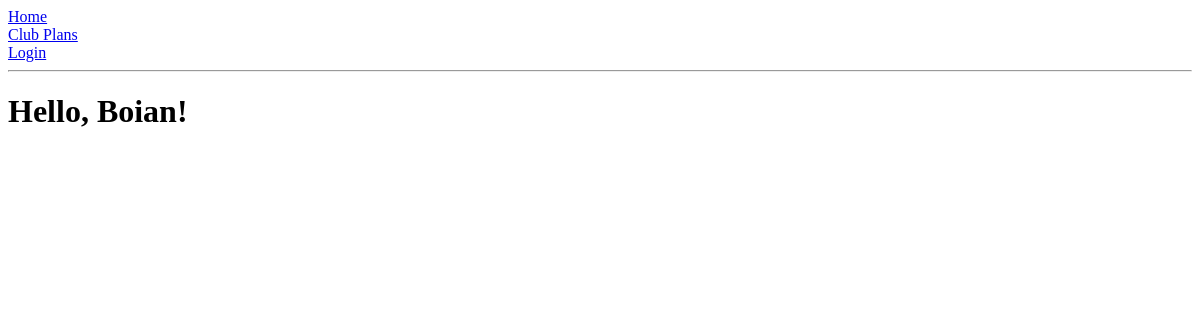
The page /index on the database as committed earlier.
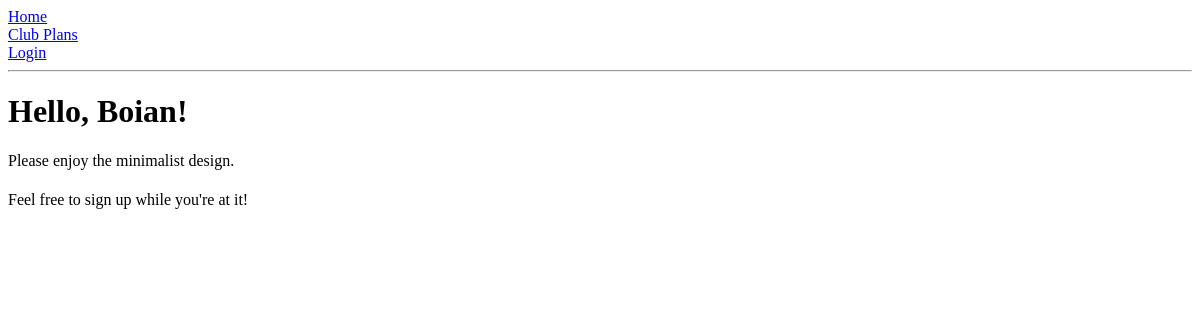
The same page on the database as committed later.
### application/models.py (models this page shows, shortened)
class Post(db.Model):
    id = db.Column(db.Integer, primary_key=True)
    title = db.Column(db.String(20))
    subtitle = db.Column(db.String(40))
    body = db.Column(db.String(280))
    user_id = db.Column(db.Integer, db.ForeignKey('user.id'))

### application/routes.py (the view)
@app.route("/")
@app.route('/index')
def index():
    user1 = {'username': 'Boian'}
    posts = Post.query.all()
    return render_template('index.html', user=user1, posts=posts, title="Welcome!")

### application/templates/index.html
{% extends "base.html" %}
{% block content %}
    <h1>Hello, {{user.username}}!</h1>
    {% for post in posts %}
    <div><H1>{{ post.title.main }}</H1> {{ post.body }}</div>
    {% endfor %}
{% endblock %}

### application/templates/base.html (shortened to what this page needs)
<!DOCTYPE html>
<html lang="en">
    <head>
    </head>
    <body>
        <div><a href="/index">Home</a></div>
        <div><a href="/clubplans">Club Plans</a></div>
        {% if current_user.is_anonymous %}
        <a href="{{ url_for('login') }}">Login</a>
        {% else %}
        <a href="{{ url_for('logout') }}">Logout</a>
        <div>Hello, {{current_user.username}}!</div>
        {% endif %}
        <hr>
        {% block content %} {% endblock %}
    </body>
</html>

Rows that differ between the two databases and show on the page:
added Post: body "Please enjoy the minimalist design."
added Post: body "Feel free to sign up while you're at it!"
